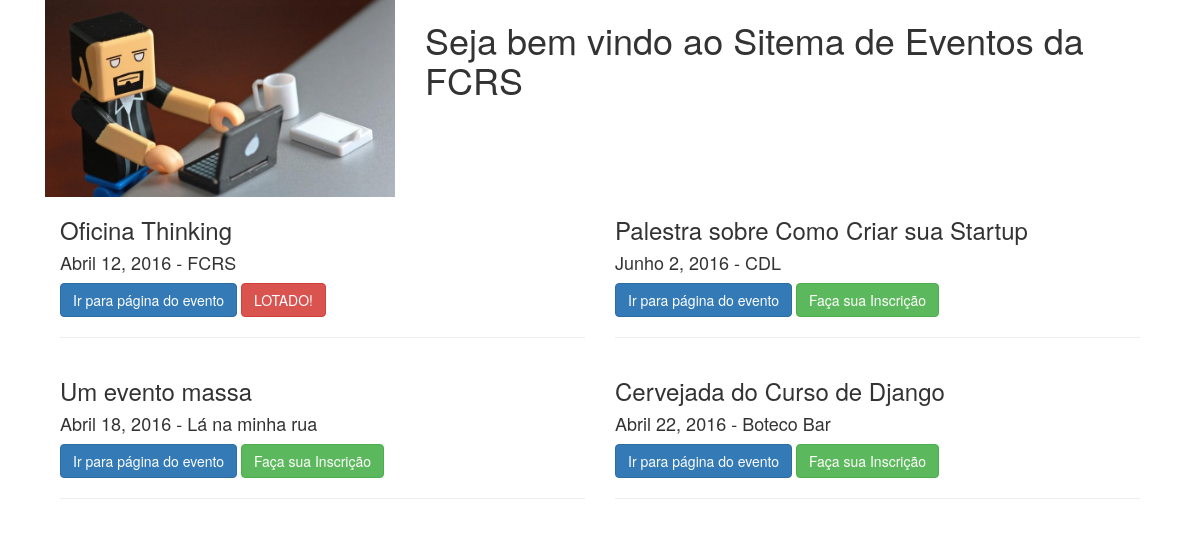
The page /evento/ on the database its author committed.
### evento/models.py (models this page shows, shortened)
@python_2_unicode_compatible
class Evento(models.Model):
    nome = models.CharField(max_length=200)
    data = models.DateField()
    local = models.CharField(max_length=200)
    descricao = models.TextField(blank=True)
    horario = models.TimeField()
    vagas = models.PositiveIntegerField()
    organizador = models.CharField(max_length=200)
    email_organizador = models.EmailField()

### evento/views.py (the view)
def index(request):
    eventos = Evento.objects.all()
    return render(request, 'evento/home.html', {'lista_eventos': eventos})

### evento/templates/evento/home.html (shortened to what this page needs)
{% load staticfiles %}
<!DOCTYPE html>
<html>
  <head>
    <link href="{% static 'evento/css/bootstrap.min.css' %}" rel="stylesheet">
  </head>
  <body>
    <div class="container">
      <div class="col-md-4">
        <img src="{% static 'evento/img/nerd.jpeg'%}"  width="100%" alt="" />
      </div>
      <div class="col-md-8" id="top">
        <h1>Seja bem vindo ao Sitema de Eventos da FCRS</h1>
      </div>
      <div class="col-md-12">
        {% for evento in lista_eventos %}
          <div class="col-md-6">
            <h3>{{evento.nome}}</h3>
            <h4>{{evento.data}} - {{evento.local}}</h4>
            <a href="{% url 'mostrar_evento' evento.id %}" class="btn btn-primary">Ir para página do evento</a>
            {% if evento.vagas > evento.inscricao_set.all.count %}
              <a href="{% url 'inscrever_evento' evento.id %}" class="btn btn-success">Faça sua Inscrição</a>
            {% else %}
              <a href="#" class="btn btn-danger">LOTADO!</a>
            {% endif %}
            <hr/>
          </div>
        {% endfor %}
      </div>
    </div>
  </body>
</html>

### rows shown on the page
Evento: nome "Oficina Thinking", data "Abril 12, 2016", local "FCRS", vagas "LOTADO!"
Evento: nome "Palestra sobre Como Criar sua Startup", data "Junho 2, 2016", local "CDL", vagas "Faça sua Inscrição"
Evento: nome "Um evento massa", data "Abril 18, 2016", local "Lá na minha rua", vagas "Faça sua Inscrição"
Evento: nome "Cervejada do Curso de Django", data "Abril 22, 2016", local "Boteco Bar", vagas "Faça sua Inscrição"
